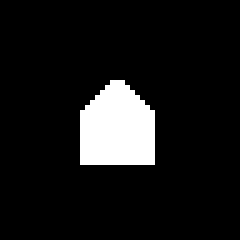
#> input picture examples/example_house/mask.bmp, 48 x 48 px (shown 5 times larger)
$ python example_house.py
#> lines starting #> are read from the running program, lines starting #| are printed output that depends on the picture; after the words box and inside, x2 and y2 are one past the last pixel; in counts of white or black regions, pixels touching at a corner belong together
"""
End-to-end mask2polymin walkthrough on a small house mask (mask.bmp):

1. Extract its contour with skimage.measure.find_contours and save it as a bitmap.
2. Approximate the contour with mask2polymin and visualize the fitted segments in color.
3. Enlarge the colored-segments view 8x and draw the resulting polygon on top.

Run from anywhere; all outputs are written next to this script.
"""
from pathlib import Path
HERE = Path(__file__).resolve().parent

import numpy as np
from PIL import Image
from skimage import measure
import matplotlib.pyplot as plt

from mask2polymin import FitterToPointsSequence as Fitter, FitterConfig

def run_example():
    mask = load_mask(HERE / "mask.bmp")
    plot_grayscale(mask, title='Raw mask')

    # extract contour using skimage
    contour = max(measure.find_contours(mask.astype(np.uint8), level=0.5), key=len)
    plot_rasterized_contour(mask, contour)

    # approximate the contour with mask2polymin
    fitter = Fitter(FitterConfig(plot_intermediate_steps=True))
    polygon, segments, _ = fitter.fit(points_sequence=contour, is_closed=True)
    plot_segments_colored(mask, contour, segments)

    plot_enlarged_with_polygon(mask, contour, segments, polygon, scale=8)

def load_mask(path) -> np.ndarray:
    """Load mask as a boolean (H, W) array."""
    mask = np.asarray(Image.open(path).convert("L")) > 0
#> mask: shape (48, 48) bool; 9.2% white; 1 white region, box (x1, y1, x2, y2) and area: (16, 16, 31, 33) 213
    print(f"Loaded mask {path} with shape {mask.shape}")
#| Loaded mask examples/example_house/mask.bmp with shape (48, 48)
#> in run_example, `contour = max(measure.find_contours(mask.astype(np.uint8), level=0.5),..`: contour = 65 pairs, first value 15.5 to 32.5, second value 15.5 to 30.5
    return mask


def rasterize_contour(contour: np.ndarray, width: int, height: int) -> np.ndarray:
    """Rasterize contour points onto a blank (height, width) canvas."""
#> called with contour = array of shape (65, 2), width = 48, height = 48
    canvas = np.zeros((height, width), dtype=np.uint8)
    rows = np.clip(np.round(contour[:, 0]).astype(int), 0, height - 1)
#> rows = 65 values, max 32 at index 0, min 16 at index 36, mean 24.68
    cols = np.clip(np.round(contour[:, 1]).astype(int), 0, width - 1)
#> cols = 65 values, max 30 at index 0, min 16 at index 14, mean 23.11
    canvas[rows, cols] = 255
    return canvas

def plot_grayscale(canvas: np.ndarray, title: str) -> None:
    plt.figure()
    plt.imshow(canvas, cmap='gray')
    plt.title(title)
    plt.axis('off')
    plt.show(block=True)

def plot_rasterized_contour(mask: np.ndarray, contour: np.ndarray, filename: str = None) -> None:
    """Rasterize the contour onto a canvas, plot it, and save it as filename."""
    canvas = rasterize_contour(contour, width=mask.shape[0], height=mask.shape[1])
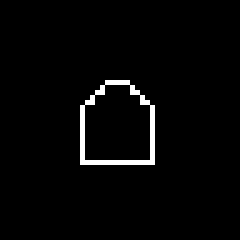
#> canvas: shape (48, 48) (shown 5 times larger); 2.3% white in thin lines or dots, all inside (x1, y1, x2, y2) = (16, 16, 31, 33)
    plot_grayscale(canvas, title='Rasterized contour')
    if filename is not None:
        Image.fromarray(canvas, mode="L").save(HERE / filename)
        print(f"Contour saved to '{filename}'")


# [66 lines left out: functions segment_colors, plot_segments_colored, plot_enlarged_with_polygon, not called in this run]


if __name__ == "__main__":
    run_example()
#> (the call stopped at in run_example, `fitter = Fitter(FitterConfig(plot_intermediate_steps=True))`: mask2polymin is not available in this run)
